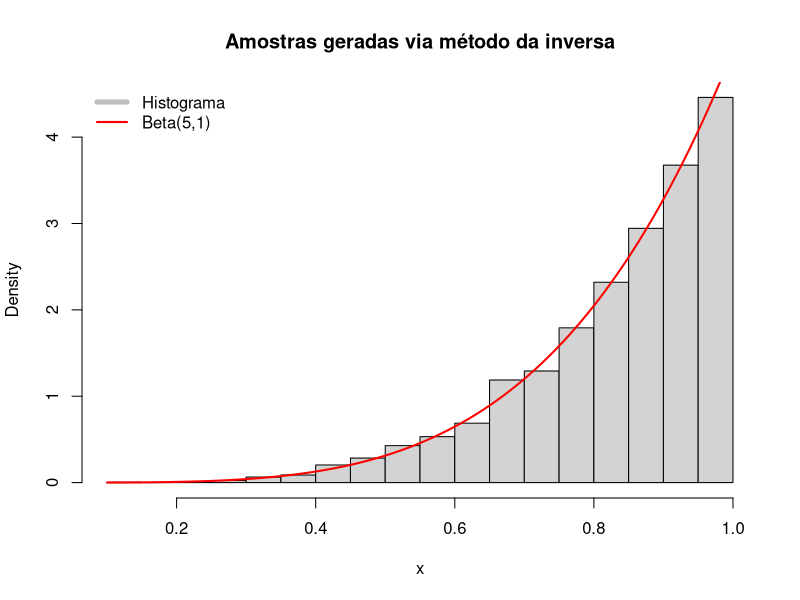
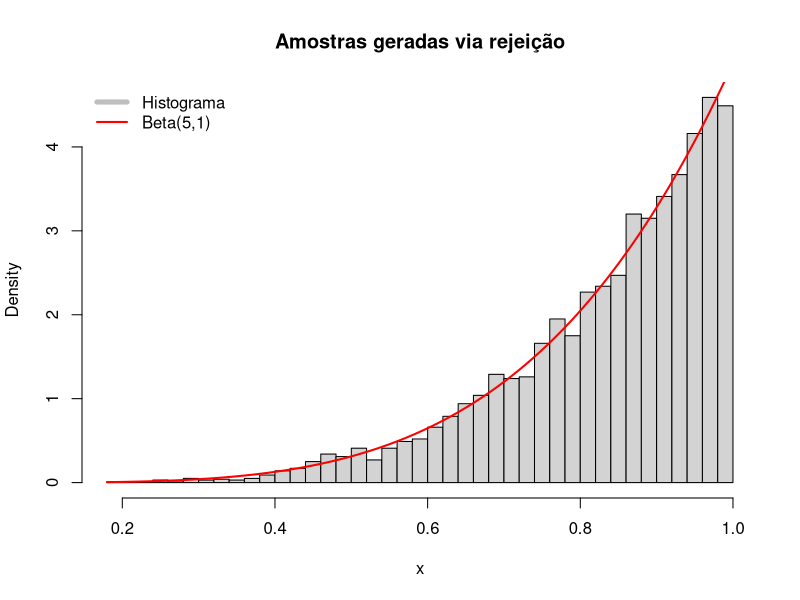
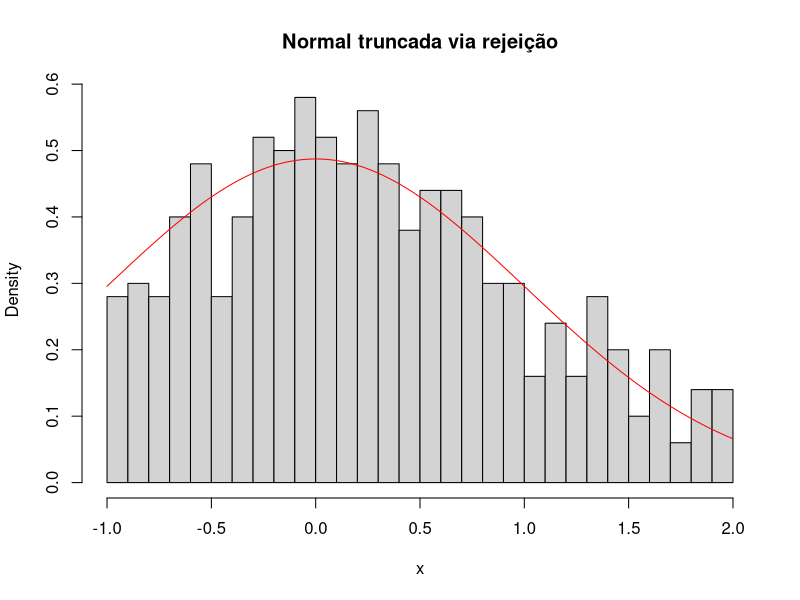
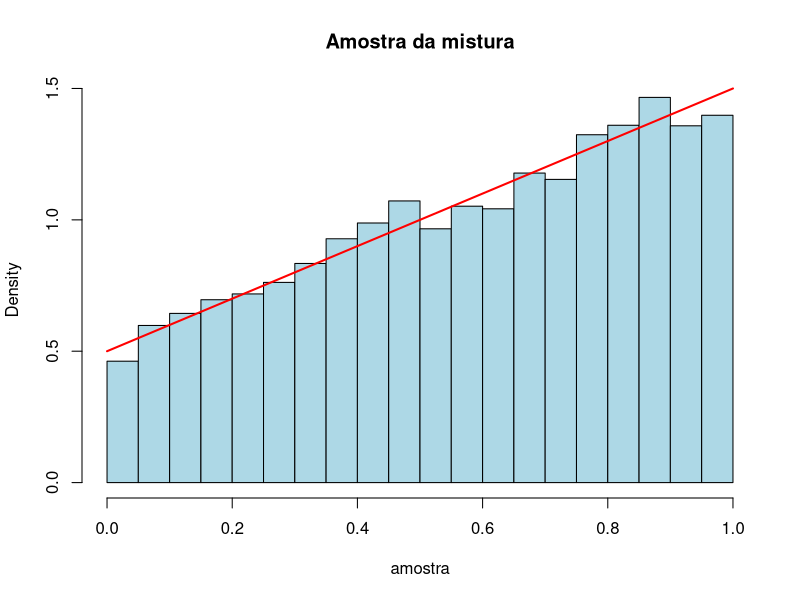
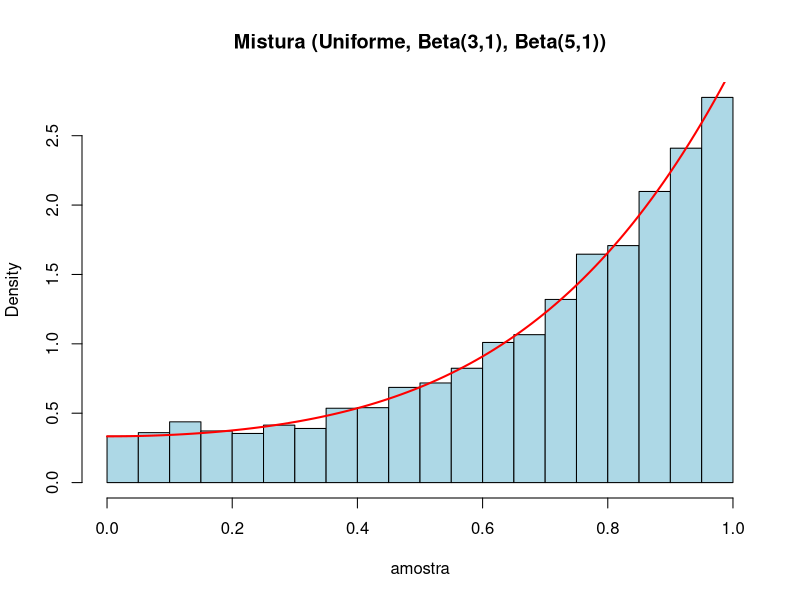
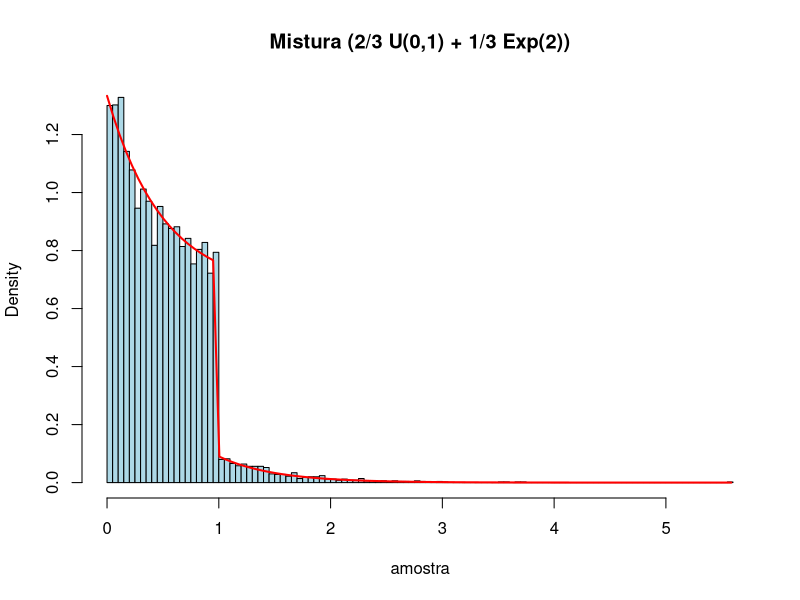
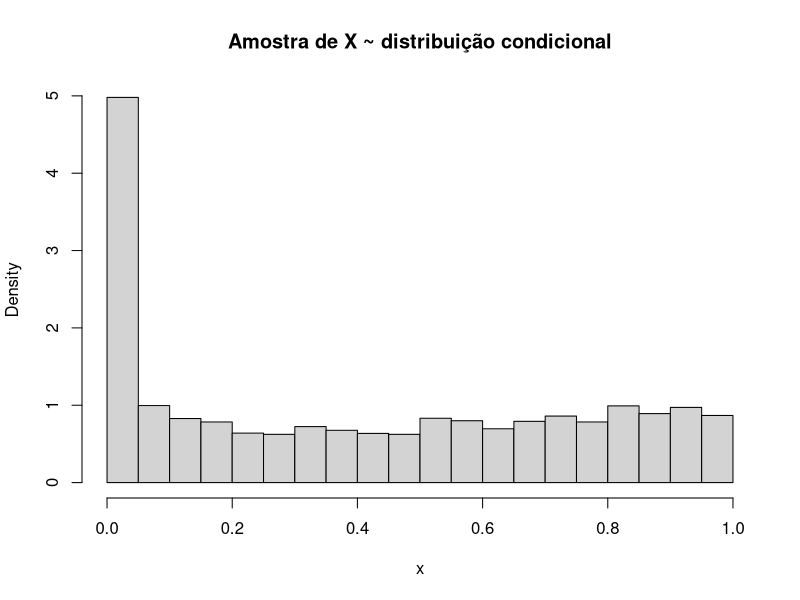

Here is the R script that generated these plots, in order:
## ---- chunk 1
gerar_maximo <- function(n) {
  U <- runif(n)   
  Y <- max(U)     
  return(Y)
}

## ---- chunk 2
gerar_inversa <- function(n) {
  U <- runif(1)  
  Y <- U^(1/n)    
  return(Y)
}

# Exemplo
set.seed(123)

# Gerar 5000 amostras com n = 5
amostras <- replicate(5000, gerar_inversa(n = 5))

# Visualização
hist(amostras, probability = TRUE, breaks = 30,
     main = "Amostras geradas via método da inversa",
     xlab = "x")

# Densidade teorica: Beta(n,1), f(x) = n * x^(n-1), 0<x<1
curve(dbeta(x, shape1 = 5, shape2 = 1), col = "red", lwd = 2, add = TRUE)
legend("topleft", legend = c("Histograma", "Beta(5,1)"),
       col = c("gray", "red"), lwd = c(5,2), bty = "n")

## ---- chunk 3
gerar_rejeicao <- function(n) {
  repeat {
    Y <- runif(1)        # candidato da proposta
    U <- runif(1)        # uniforme auxiliar
    if (U <= Y^(n-1)) {  # condição de aceitação
      return(Y)
    }
  }
}

# Exemplo
set.seed(123)

# Gerar 5000 amostras com n = 5
amostras <- replicate(5000, gerar_rejeicao(n = 5))

# Visualização
hist(amostras, probability = TRUE, breaks = 30,
     main = "Amostras geradas via rejeição",
     xlab = "x")

# Densidade teórica: Beta(n,1), f(x) = n * x^(n-1), 0<x<1
curve(dbeta(x, shape1 = 5, shape2 = 1), col = "red", lwd = 2, add = TRUE)
legend("topleft", legend = c("Histograma", "Beta(5,1)"),
       col = c("gray", "red"), lwd = c(5,2), bty = "n")

## ---- chunk 4
gera_normal_truncada <- function(n, a, b) {
  # densidade normal padrão
  dphi <- function(x) dnorm(x, 0, 1)
  Phi <- function(x) pnorm(x, 0, 1)
  
  # normalização da truncada
  Z <- Phi(b) - Phi(a)
  
  # escolher ponto de máximo da normal no intervalo
  if (a <= 0 & b >= 0) {
    phi_max <- dphi(0)
  } else {
    phi_max <- max(dphi(a), dphi(b))
  }
  
  # constante c
  c <- (b - a) * phi_max / Z
  
  samples <- numeric(n)
  i <- 1
  while (i <= n) {
    # proposta uniforme
    x <- runif(1, a, b)
    u <- runif(1)
    
    # probabilidade de aceitação
    fx <- dphi(x) / Z
    gx <- 1 / (b - a)
    
    if (u <= fx / (c * gx)) {
      samples[i] <- x
      i <- i + 1
    }
  }
  return(samples)
}

# Exemplo: gerar 500 valores de N(0,1) truncada em [-1,2]
set.seed(123)
x <- gera_normal_truncada(500, -1, 2)
hist(x, freq = FALSE, breaks = 30, main = "Normal truncada via rejeição")
curve(dnorm(x) / (pnorm(2) - pnorm(-1)), from = -1, to = 2, add = TRUE, col = "red")

## ---- chunk 5
# Função para gerar n observações da variável X
gera_mistura_1 <- function(n) {
  # sorteio da Bernoulli(1/2)
  I <- rbinom(n, size = 1, prob = 0.5)
  
  X <- numeric(n)
  
  # se I = 1, gera Uniforme(0,1)
  X[I == 1] <- runif(sum(I == 1))
  
  # se I = 0, gera com densidade 2x -> X = sqrt(U), U~Unif(0,1)
  U <- runif(sum(I == 0))
  X[I == 0] <- sqrt(U)
  
  return(X)
}

# Exemplo 
set.seed(123)
amostra <- gera_mistura_1(10000)

# Visualização
hist(amostra, prob = TRUE, col = "lightblue", main = "Amostra da mistura")
curve(0.5*1 + 0.5*2*x, add = TRUE, col = "red", lwd = 2) # densidade teórica

## ---- chunk 6
gera_mistura_2 <- function(n) {
  # sorteia K em {1,2,3}, cada um com prob 1/3
  K <- sample(1:3, size = n, replace = TRUE, prob = c(1/3, 1/3, 1/3))
  
  X <- numeric(n)
  
  # gera de acordo com K
  U <- runif(n)  
  
  # K=1: Uniforme(0,1)
  X[K == 1] <- U[K == 1]
  
  # K=2: Beta(3,1) -> CDF = x^3 -> inversão: U^(1/3)
  X[K == 2] <- U[K == 2]^(1/3)
  
  # K=3: Beta(5,1) -> CDF = x^5 -> inversão: U^(1/5)
  X[K == 3] <- U[K == 3]^(1/5)
  
  return(X)
}

# Exemplo
set.seed(123)
amostra <- gera_mistura_2(10000)

# Visualização
hist(amostra, prob = TRUE, col = "lightblue", main = "Mistura (Uniforme, Beta(3,1), Beta(5,1))")
curve((1/3)*(1 + 3*x^2 + 5*x^4), add = TRUE, col = "red", lwd = 2) # densidade teórica

## ---- chunk 7
gera_mistura_3 <- function(n) {
  # sorteia K
  K <- rbinom(n, size = 1, prob = 1/3)  # 1 => Exponencial, 0 => Uniforme
  X <- numeric(n)
  
  # caso K=0: uniforme(0,1), caso K=1: exponencial(rate=2)
  X[K == 0] <- runif(sum(K == 0), 0, 1)
  X[K == 1] <- rexp(sum(K == 1), rate = 2)
  
  return(X)
}

# Exemplo
set.seed(42)
amostra <- gera_mistura_3(10000)

hist(amostra, breaks = 100, prob = TRUE, col = "lightblue", main = "Mistura (2/3 U(0,1) + 1/3 Exp(2))")

# densidade teórica
f_density <- function(x) {
  ifelse(x <= 1,
         (2/3)*1 + (1/3)*2*exp(-2*x),
         (1/3)*2*exp(-2*x))
}
curve(f_density, from = 0, to = max(amostra), add = TRUE, col = "red", lwd = 2)

## ---- chunk 8
gera_amostra_conditional <- function(n) {
  y <- rexp(n, rate = 1)      # Y ~ Exp(1)
  u <- runif(n)               # U ~ Uniform(0,1)
  x <- u^(1 / y)              # X | Y=y  ~ FDA x^y -> X = U^(1/y)
  return(x)
}

# Exemplo
set.seed(123)
amostra <- gera_amostra_conditional(5000)

# Visualização
hist(amostra, probability = TRUE, breaks = 30,
     main = "Amostra de X ~ distribuição condicional",
     xlab = "x")
